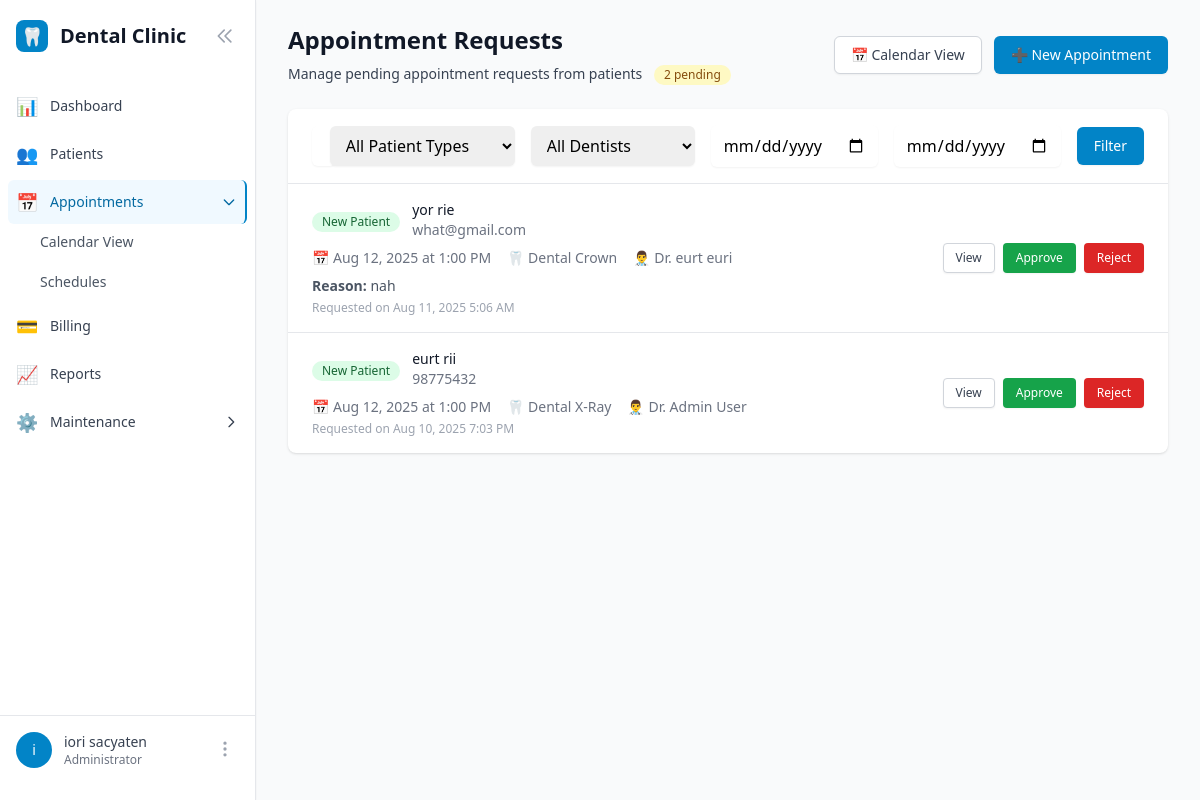
The app's page /appointments/requests/ (signed in), older data.
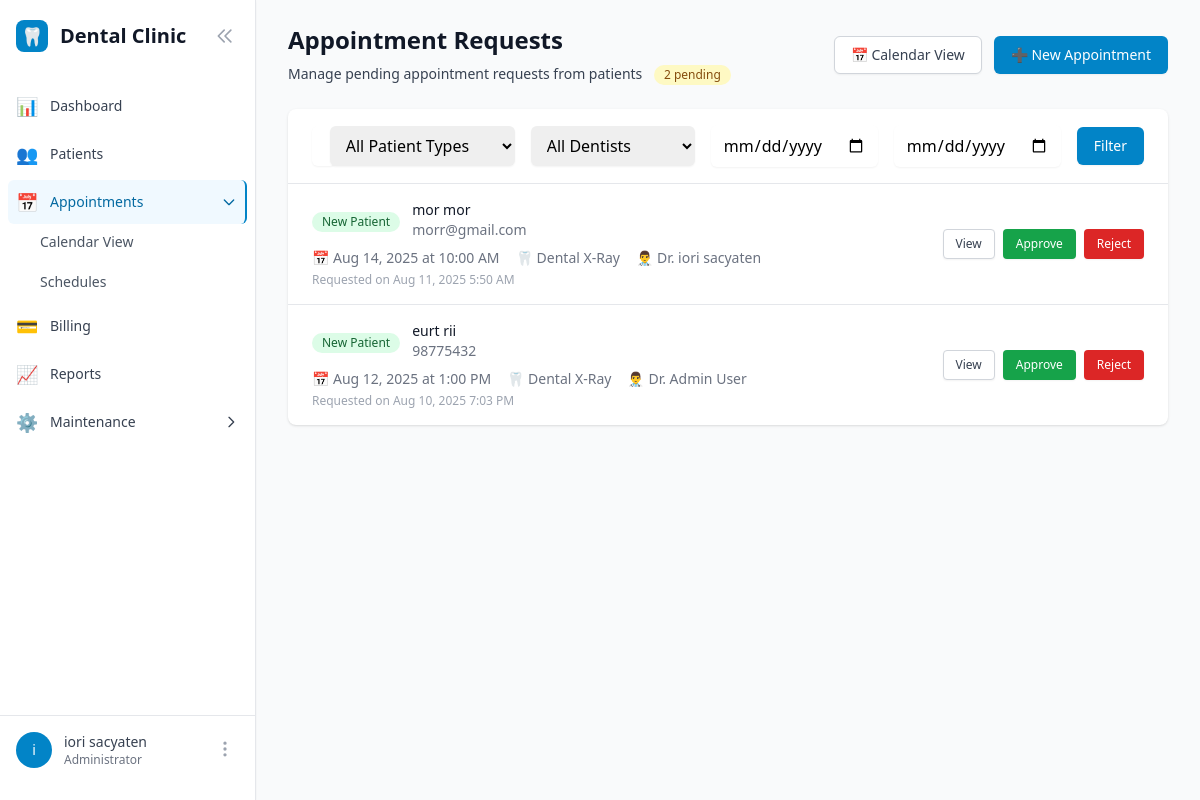
The same page, newer data.
### appointments/models.py (models this page shows, shortened)
class Appointment(models.Model):
    STATUS_CHOICES = [
        ('pending', 'Pending'),
        ('approved', 'Approved'),
        ('rejected', 'Rejected'),
        ('reassigned', 'Reassigned'),
        ('cancelled', 'Cancelled'),
        ('did_not_arrive', 'Did Not Arrive'),
        ('completed', 'Completed'),
    ]
    PATIENT_TYPE_CHOICES = [
        ('new', 'New Patient'),
        ('returning', 'Returning Patient'),
    ]
    patient = models.ForeignKey('patients.Patient', on_delete=models.CASCADE, related_name='appointments')
    dentist = models.ForeignKey('users.User', on_delete=models.PROTECT, related_name='appointments')
    service = models.ForeignKey('services.Service', on_delete=models.PROTECT)
    schedule = models.ForeignKey(Schedule, on_delete=models.PROTECT, related_name='appointments')
    status = models.CharField(max_length=20, choices=STATUS_CHOICES, default='pending')
    patient_type = models.CharField(max_length=10, choices=PATIENT_TYPE_CHOICES, default='returning')
    reason = models.TextField(blank=True)
    requested_at = models.DateTimeField(auto_now_add=True)
    approved_at = models.DateTimeField(null=True, blank=True)
    approved_by = models.ForeignKey('users.User', on_delete=models.SET_NULL, null=True, blank=True, related_name='approved_appointments')
    staff_notes = models.TextField(blank=True)
    class Meta:
        ordering = ['requested_at']  # Changed from schedule__date to avoid field lookup issues
        indexes = [
            models.Index(fields=['status']),
            models.Index(fields=['patient']),
            models.Index(fields=['dentist']),
            models.Index(fields=['requested_at']),
        ]

class Schedule(models.Model):
    dentist = models.ForeignKey('users.User', on_delete=models.CASCADE, related_name='schedules')
    date = models.DateField()
    start_time = models.TimeField()
    end_time = models.TimeField()
    is_available = models.BooleanField(default=True)
    notes = models.TextField(blank=True)
    created_at = models.DateTimeField(auto_now_add=True)
    class Meta:
        ordering = ['date', 'start_time']
        unique_together = ['dentist', 'date', 'start_time']

### patients/models.py (models this page shows, shortened)
class Patient(models.Model):
    first_name = models.CharField(max_length=100)
    last_name = models.CharField(max_length=100)
    email = models.EmailField(blank=True)
    phone_regex = RegexValidator(
        regex=r'^\+?1?\d{9,15}$',
        message="Phone number must be entered in the format: '+999999999'. Up to 15 digits allowed."
    )
    contact_number = models.CharField(validators=[phone_regex], max_length=17, blank=True)
    address = models.TextField(blank=True)
    date_of_birth = models.DateField(null=True, blank=True)
    emergency_contact_name = models.CharField(max_length=100, blank=True)
    emergency_contact_phone = models.CharField(validators=[phone_regex], max_length=17, blank=True)
    medical_notes = models.TextField(blank=True, help_text="Allergies, medical conditions, etc.")
    created_at = models.DateTimeField(auto_now_add=True)
    updated_at = models.DateTimeField(auto_now=True)
    is_active = models.BooleanField(default=True)
    class Meta:
        ordering = ['last_name', 'first_name']
        indexes = [
            models.Index(fields=['email']),
            models.Index(fields=['contact_number']),
            models.Index(fields=['last_name', 'first_name']),
        ]
    @property
    def full_name(self):
        return f"{self.first_name} {self.last_name}"

### services/models.py (models this page shows, shortened)
class Service(models.Model):
    name = models.CharField(max_length=200)
    description = models.TextField(blank=True)
    duration_minutes = models.PositiveIntegerField(
        default=30,
        help_text="Duration of the service in minutes"
    )
    min_price = models.DecimalField(
        max_digits=10,
        decimal_places=2,
        help_text="Minimum price for this service"
    )
    max_price = models.DecimalField(
        max_digits=10,
        decimal_places=2,
        help_text="Maximum price for this service"
    )
    is_archived = models.BooleanField(default=False)
    created_at = models.DateTimeField(auto_now_add=True)
    updated_at = models.DateTimeField(auto_now=True)
    class Meta:
        ordering = ['name']

### users/models.py (models this page shows, shortened)
class User(AbstractUser):
    role = models.ForeignKey(Role, on_delete=models.PROTECT, null=True, blank=True)
    phone = models.CharField(max_length=20, blank=True)
    is_active_dentist = models.BooleanField(default=False, help_text="Can accept appointments")
    created_at = models.DateTimeField(auto_now_add=True)
    updated_at = models.DateTimeField(auto_now=True)
    def has_permission(self, module_name):
        if self.is_superuser:
            return True
        if not self.role or self.role.is_archived:  # Users with archived roles lose access
            return False
        return self.role.permissions.get(module_name, False)

### appointments/views.py (the view, shortened to what this page needs)
# urls.py: path('requests/', views.AppointmentRequestsView.as_view(), name='appointment_requests'),
class AppointmentRequestsView(LoginRequiredMixin, ListView):
    model = Appointment
    template_name = 'appointments/appointment_requests.html'
    context_object_name = 'appointments'
    paginate_by = 15
    def dispatch(self, request, *args, **kwargs):
        if not request.user.has_permission('appointments'):
            messages.error(request, 'You do not have permission to access this page.')
            return redirect('core:dashboard')
        return super().dispatch(request, *args, **kwargs)
    def get_queryset(self):
        queryset = Appointment.objects.filter(
            status='pending'
        ).select_related('patient', 'dentist', 'service', 'schedule').order_by('-requested_at')
        patient_type = self.request.GET.get('patient_type')
        if patient_type:
            queryset = queryset.filter(patient_type=patient_type)
        dentist = self.request.GET.get('dentist')
        if dentist:
            queryset = queryset.filter(dentist_id=dentist)
        date_from = self.request.GET.get('date_from')
        if date_from:
            try:
                date_from = datetime.strptime(date_from, '%Y-%m-%d').date()
                queryset = queryset.filter(schedule__date__gte=date_from)
            except ValueError:
                pass
        date_to = self.request.GET.get('date_to')
        if date_to:
            try:
                date_to = datetime.strptime(date_to, '%Y-%m-%d').date()
                queryset = queryset.filter(schedule__date__lte=date_to)
            except ValueError:
                pass
        search = self.request.GET.get('search')
        return queryset
    def get_context_data(self, **kwargs):
        context = super().get_context_data(**kwargs)
        context.update({
            'pending_count': self.get_queryset().count(),
            'patient_types': [
                ('new', 'New Patients'),
                ('returning', 'Returning Patients')
            ],
            'dentists': User.objects.filter(is_active_dentist=True),
            'filters': {
                'patient_type': self.request.GET.get('patient_type', ''),
                'dentist': self.request.GET.get('dentist', ''),
                'date_from': self.request.GET.get('date_from', ''),
                'date_to': self.request.GET.get('date_to', ''),
                'search': self.request.GET.get('search', ''),
            }
        })
        return context

### users/templatetags/user_tags.py (called while the page is built)
@register.filter
def has_permission(user, module_name):
    if not user or not user.is_authenticated:
        return False
    if user.is_superuser:
        return True
    if not hasattr(user, 'role') or not user.role:
        return False
    return user.role.permissions.get(module_name, False)

### templates/appointments/appointment_requests.html (shortened to what the changed rows need)
{% extends "base.html" %}
{% block content %}
<div class="space-y-6">
    <div class="sm:flex sm:items-center sm:justify-between">
        <div>
            <h1 class="text-2xl font-bold text-gray-900">Appointment Requests</h1>
        </div>
    </div>
    <div class="bg-white shadow rounded-lg">
        <div class="overflow-hidden">
            {% if appointments %}
                <ul class="divide-y divide-gray-200">
                    {% for appointment in appointments %}
                        <li class="px-6 py-4 hover:bg-gray-50">
                            <div class="flex items-center justify-between">
                                <div class="flex-1 min-w-0">
                                    <div class="flex items-center space-x-3">
                                        <div class="flex-shrink-0">
                                            {% if appointment.patient_type == 'new' %}
                                                <span class="inline-flex items-center px-2.5 py-0.5 rounded-full text-xs font-medium bg-green-100 text-green-800">
                                                    New Patient
                                                </span>
                                            {% else %}
                                                <span class="inline-flex items-center px-2.5 py-0.5 rounded-full text-xs font-medium bg-blue-100 text-blue-800">
                                                    Returning
                                                </span>
                                            {% endif %}
                                        </div>
                                        <div class="flex-1 min-w-0">
                                            <p class="text-sm font-medium text-gray-900 truncate">
                                                {{ appointment.patient.full_name }}
                                            </p>
                                            <p class="text-sm text-gray-500 truncate">
                                                {{ appointment.patient.email|default:appointment.patient.contact_number }}
                                            </p>
                                        </div>
                                    </div>
                                    <div class="mt-2">
                                        <div class="flex items-center text-sm text-gray-500 space-x-4">
                                            <div class="flex items-center">
                                                <span class="mr-1">📅</span>
                                                {{ appointment.schedule.date|date:"M d, Y" }} at {{ appointment.schedule.start_time|time:"g:i A" }}
                                            </div>
                                            <div class="flex items-center">
                                                <span class="mr-1">🦷</span>
                                                {{ appointment.service.name }}
                                            </div>
                                            <div class="flex items-center">
                                                <span class="mr-1">👨‍⚕️</span>
                                                Dr. {{ appointment.dentist.first_name }} {{ appointment.dentist.last_name }}
                                            </div>
                                        </div>
                                        {% if appointment.reason %}
                                            <p class="mt-2 text-sm text-gray-600">
                                                <strong>Reason:</strong> {{ appointment.reason }}
                                            </p>
                                        {% endif %}
                                        <p class="mt-1 text-xs text-gray-400">
                                            Requested on {{ appointment.requested_at|date:"M d, Y g:i A" }}
                                        </p>
                                    </div>
                                </div>
                                <div class="flex-shrink-0 flex space-x-2">
                                    <a href="{% url 'appointments:appointment_detail' appointment.pk %}"
                                       class="inline-flex items-center px-3 py-1.5 border border-gray-300 shadow-sm text-xs font-medium rounded text-gray-700 bg-white hover:bg-gray-50">
                                        View
                                    </a>
                                    <a href="{% url 'appointments:approve_appointment' appointment.pk %}"
                                       class="inline-flex items-center px-3 py-1.5 border border-transparent shadow-sm text-xs font-medium rounded text-white bg-green-600 hover:bg-green-700"
                                       onclick="return confirm('Approve this appointment?')">
                                        Approve
                                    </a>
                                    <a href="{% url 'appointments:reject_appointment' appointment.pk %}"
                                       class="inline-flex items-center px-3 py-1.5 border border-transparent shadow-sm text-xs font-medium rounded text-white bg-red-600 hover:bg-red-700"
                                       onclick="return confirm('Reject this appointment?')">
                                        Reject
                                    </a>
                                </div>
                            </div>
                        </li>
                    {% endfor %}
                </ul>
            {% else %}
                <div class="text-center py-12">
                    <div class="text-4xl mb-4">📋</div>
                    <h3 class="text-lg font-medium text-gray-900 mb-2">No pending requests</h3>
                    <p class="text-gray-500">All appointment requests have been processed.</p>
                </div>
            {% endif %}
        </div>
    </div>
</div>
{% endblock %}

Row changes from the older to the newer data that the page shows:
no longer on this page (row edited): Appointment: patient_type "New Patient", patient.full_name "yor rie", patient.email "what@gmail.com", schedule "Aug 12, 2025", schedule.start_time "1:00 PM", service.name "Dental Crown", dentist.first_name "eurt", dentist.last_name "euri", reason "nah", requested_at "Aug 11, 2025 5:06 AM"
added Appointment: patient_type "New Patient", patient.full_name "mor mor", patient.email "morr@gmail.com", schedule "Aug 14, 2025", schedule.start_time "10:00 AM", service.name "Dental X-Ray", dentist.first_name "iori", dentist.last_name "sacyaten", requested_at "Aug 11, 2025 5:50 AM"
